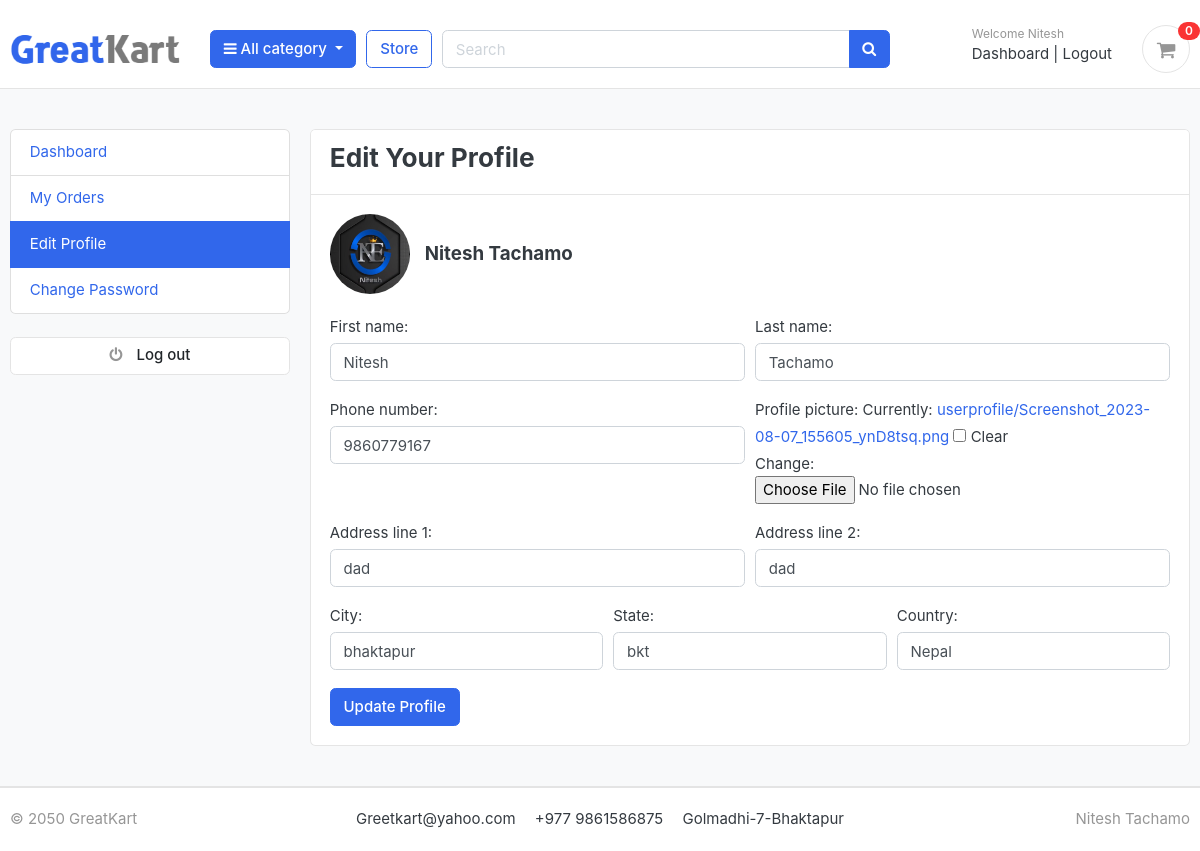
The app's page /accounts/edit_profile/ (signed in), older data.
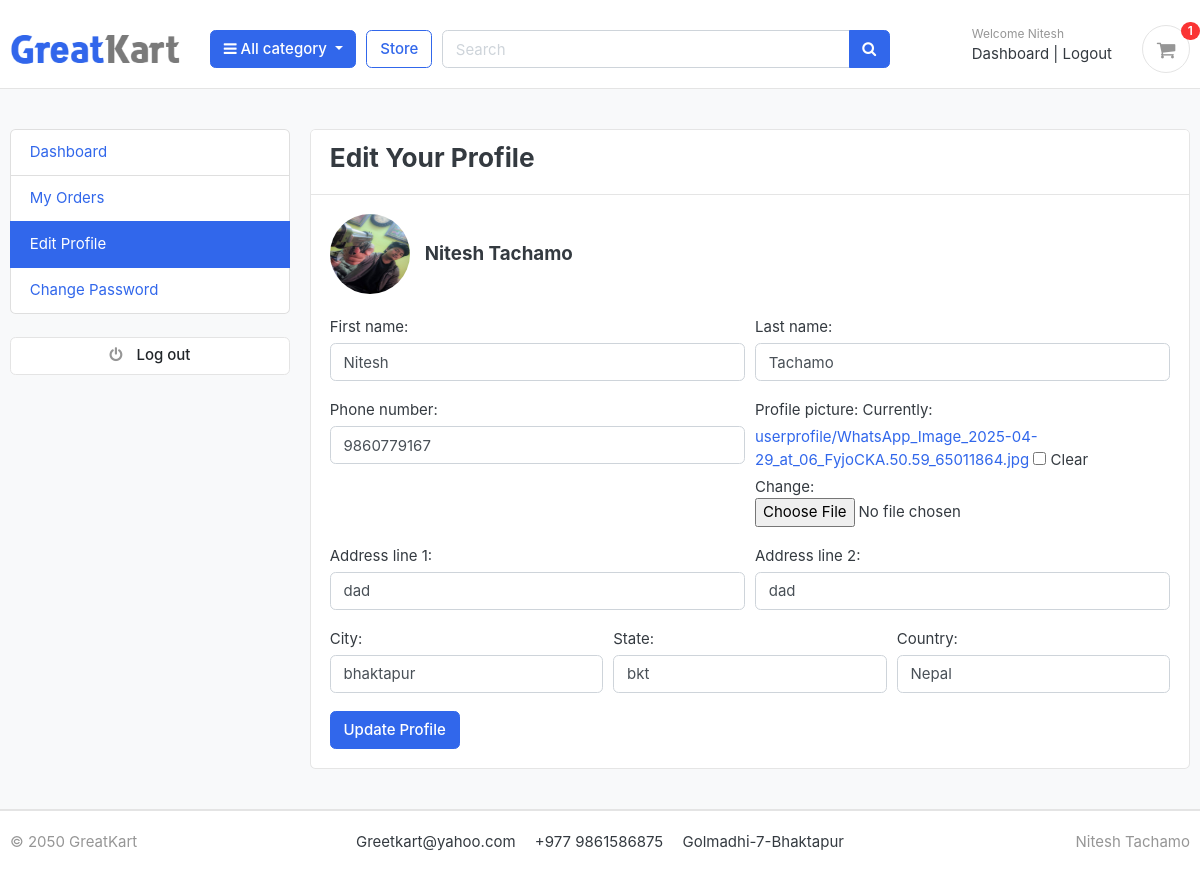
The same page, newer data.
### accounts/models.py (models this page shows, shortened)
class UserProfile(models.Model):
    user=models.OneToOneField(Account,on_delete=models.CASCADE)
    address_line_1=models.CharField(max_length=200,blank=True)
    address_line_2=models.CharField(max_length=200,blank=True)
    profile_picture = models.ImageField(blank=True, upload_to="userprofile/")
    city=models.CharField(blank=True,max_length=20)
    state=models.CharField(blank=True,max_length=20)
    country=models.CharField(blank=True,max_length=20)

### accounts/views.py (the view)
# urls.py: path('edit_profile/',views.edit_profile,name="edit_profile"),
@login_required
def edit_profile(request):
    user = request.user
    try:
        profile = UserProfile.objects.get(user=user)
    except UserProfile.DoesNotExist:
        profile = UserProfile(user=user)
        profile.save()
    if request.method == 'POST':
        user_form = UserForm(request.POST, instance=user)
        profile_form = UserProfileForm(request.POST, request.FILES, instance=profile)
        if user_form.is_valid() and profile_form.is_valid():
            user_form.save()
            profile_form.save()
            messages.success(request, 'Your profile has been updated!')
            return redirect('edit_profile')
        else:
            messages.error(request, 'Please correct the error below.')
    else:
        user_form = UserForm(instance=user)
        profile_form = UserProfileForm(instance=profile)
    context = {
        'user_form': user_form,
        'profile_form': profile_form,
    }
    return render(request, 'accounts/edit_profile.html', context)

### accounts/forms.py
class UserForm(forms.ModelForm):
    class Meta:
        model = Account
        fields = ['first_name', 'last_name', 'phone_number']
    def __init__(self, *args, **kwargs):
        super(UserForm, self).__init__(*args, **kwargs)
        for field_name, field in self.fields.items():
            field.widget.attrs['class'] = 'form-control'

class UserProfileForm(forms.ModelForm):
    class Meta:
        model = UserProfile
        fields = ['address_line_1', 'address_line_2', 'profile_picture', 'city', 'state', 'country']
    def __init__(self, *args, **kwargs):
        super(UserProfileForm, self).__init__(*args, **kwargs)
        for field_name, field in self.fields.items():
            if field_name == 'profile_picture':
                field.widget.attrs['class'] = 'form-control-file'
            else:
                field.widget.attrs['class'] = 'form-control'

### carts/views.py (called while the page is built)
def _cart_id(request):
    cart = request.session.session_key
    if not cart:
        cart = request.session.create()
    return cart

### category/context_processors.py (called while the page is built)
def menu_links(request):
    links = Category.objects.all()
    return dict(links=links)

### category/models.py (called while the page is built)
    def get_url(self):
        return reverse('products_by_category', args=[self.slug])

### templates/accounts/edit_profile.html (shortened to what this page needs)
{% extends "base.html" %}
{% block content %}
<section class="section-conten padding-y bg">
  <div class="container">
    <div class="row">
      {% include "includes/dashboard_sidebar.html" %}
      <main class="col-md-9">
        <article class="card">
          <header class="card-header">
            <h3 class="d-inline-block mr-3">Edit Your Profile</h3>
          </header>
          <div class="card-body">
            <div class="d-flex align-items-center mb-4">
              {% if profile_form.instance.profile_picture %}
                <img src="{{ profile_form.instance.profile_picture.url }}" alt="Profile Picture" class="rounded-circle mr-3" width="80" height="80">
              {% else %}
                <img src="https://via.placeholder.com/60" alt="No Profile Picture" class="rounded-circle mr-3">
              {% endif %}
              <div>
                <h5 class="mb-0">{{ user_form.instance.first_name }} {{ user_form.instance.last_name }}</h5>
              </div>
            </div>
            <form method="POST" enctype="multipart/form-data">
              <div class="form-row">
                <div class="form-group col-md-6">
                  {{ user_form.first_name.label_tag }}
                  {{ user_form.first_name }}
                </div>
                <div class="form-group col-md-6">
                  {{ user_form.last_name.label_tag }}
                  {{ user_form.last_name }}
                </div>
              </div>
              <div class="form-row">
                <div class="form-group col-md-6">
                  {{ user_form.phone_number.label_tag }}
                  {{ user_form.phone_number }}
                </div>
                <div class="form-group col-md-6">
                  {{ profile_form.profile_picture.label_tag }}
                  {{ profile_form.profile_picture }}
                </div>
              </div>
              <div class="form-row">
                <div class="form-group col-md-6">
                  {{ profile_form.address_line_1.label_tag }}
                  {{ profile_form.address_line_1 }}
                </div>
                <div class="form-group col-md-6">
                  {{ profile_form.address_line_2.label_tag }}
                  {{ profile_form.address_line_2 }}
                </div>
              </div>
              <div class="form-row">
                <div class="form-group col-md-4">
                  {{ profile_form.city.label_tag }}
                  {{ profile_form.city }}
                </div>
                <div class="form-group col-md-4">
                  {{ profile_form.state.label_tag }}
                  {{ profile_form.state }}
                </div>
                <div class="form-group col-md-4">
                  {{ profile_form.country.label_tag }}
                  {{ profile_form.country }}
                </div>
              </div>
              <button type="submit" class="btn btn-primary">Update Profile</button>
            </form>
          </div>
        </article>
      </main>
    </div>
  </div>
</section>
{% endblock %}

### templates/includes/navbar.html (shortened to what this page needs)
{% load static %}
<header class="section-header">
    <section class="header-main border-bottom" style="margin-top: 10px;">
        <div class="container">
    <div class="row align-items-center">
        <div class="col-lg-2 col-md-3 col-6">
            <a href="/" class="brand-wrap">
                <img class="logo" src="{% static 'images/logo.png' %}">
            </a>
        </div>
        <div class="col-lg col-sm col-md col-6 flex-grow-0">
            <div class="category-wrap dropdown d-inline-block float-right">
                <button type="button" class="btn btn-primary dropdown-toggle" data-toggle="dropdown">
                    <i class="fa fa-bars"></i> All category
                </button>
            </div>
        </div>
        <a href="{% url 'store' %}" class="btn btn-outline-primary">Store</a>
        <div class="col-lg col-md-6 col-sm-12 col">
            <form action=" {% url "search" %}" class="search" method="GET">
                <div class="input-group w-100">
                    <input type="text" class="form-control" style="width:60%;" placeholder="Search" name="keyword">
                    <div class="input-group-append">
                      <button class="btn btn-primary" type="submit">
                        <i class="fa fa-search"></i>
                      </button>
                    </div>
                </div>
            </form>
        </div>
        <div class="col-lg-3 col-sm-6 col-8 order-2 order-lg-3">
            <div class="d-flex justify-content-end mb-3 mb-lg-0">
                {% if user.is_authenticated %}
                <div class="widget-header">
                    <small class="title text-muted">Welcome {{ user.first_name }}</small>
                    <div>
                        <a href="{% url "dashboard" %}">Dashboard</a> <span class="dark-transp"> | </span>
                        <a href="{% url 'logout' %}">Logout</a>
                    </div>
                </div>
            {% endif %}
                <a href=" {% url "cart" %}" class="widget-header pl-3 ml-3">
                    <div class="icon icon-sm rounded-circle border"><i class="fa fa-shopping-cart"></i></div>
                    <span class="badge badge-pill badge-danger notify">{{ cart_count}}</span>
                </a>
            </div>
        </div>
    </div>
        </div>
    </section>
    </header>

Row changes from the older to the newer data that the page shows:
changed UserProfile "dad": instance.profile_picture: a different picture
Text that changed along with them:
{{ cart_count }}: "0" → "1"
text no longer shown: "Currently: userprofile/Screenshot_2023-08-07_155605_ynD8tsq.png Clear Change:"
text now shown: "Currently: userprofile/WhatsApp_Image_2025-04-29_at_06_FyjoCKA.50.59_65011864.jpg Clear Change:"
